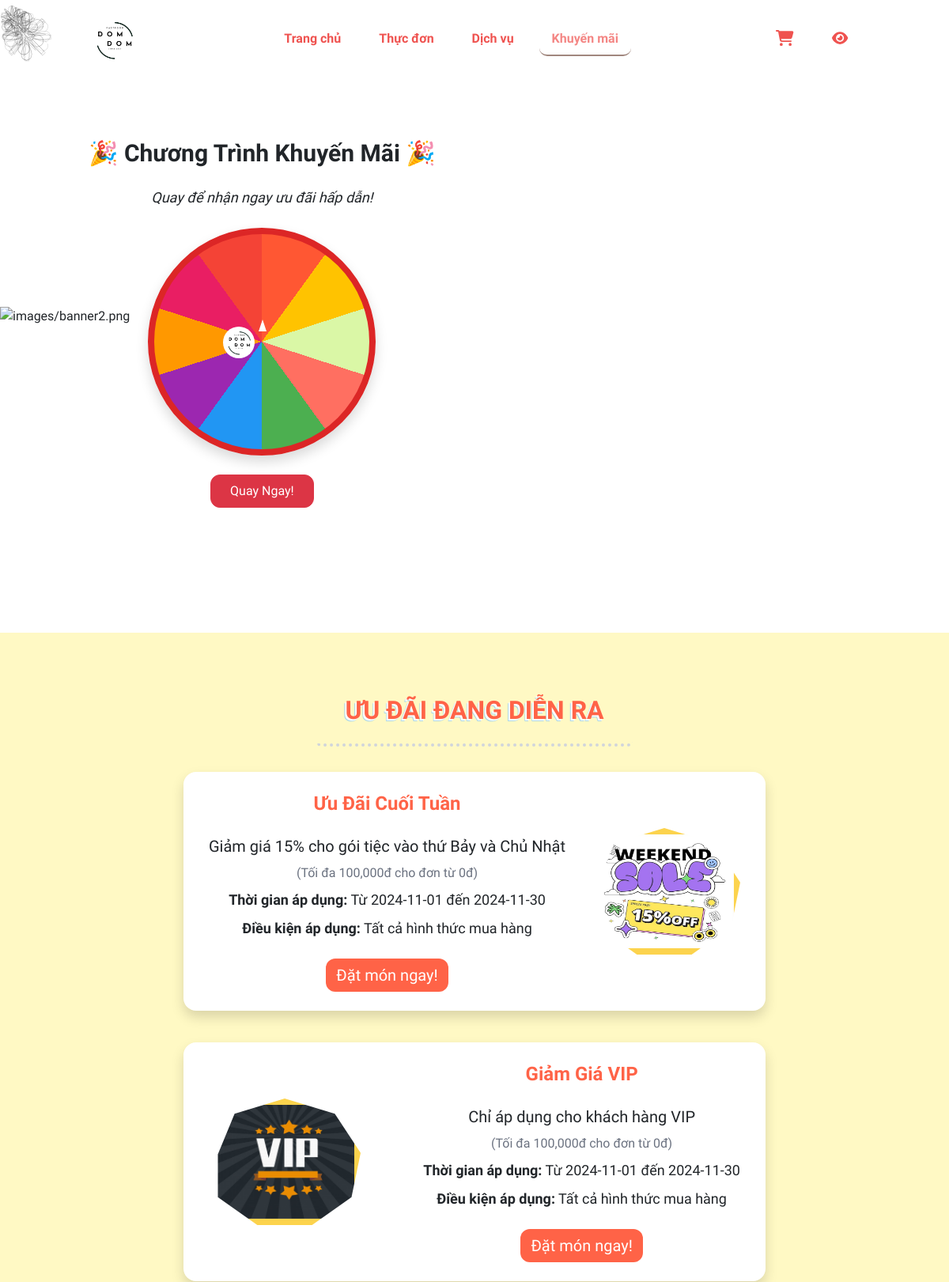
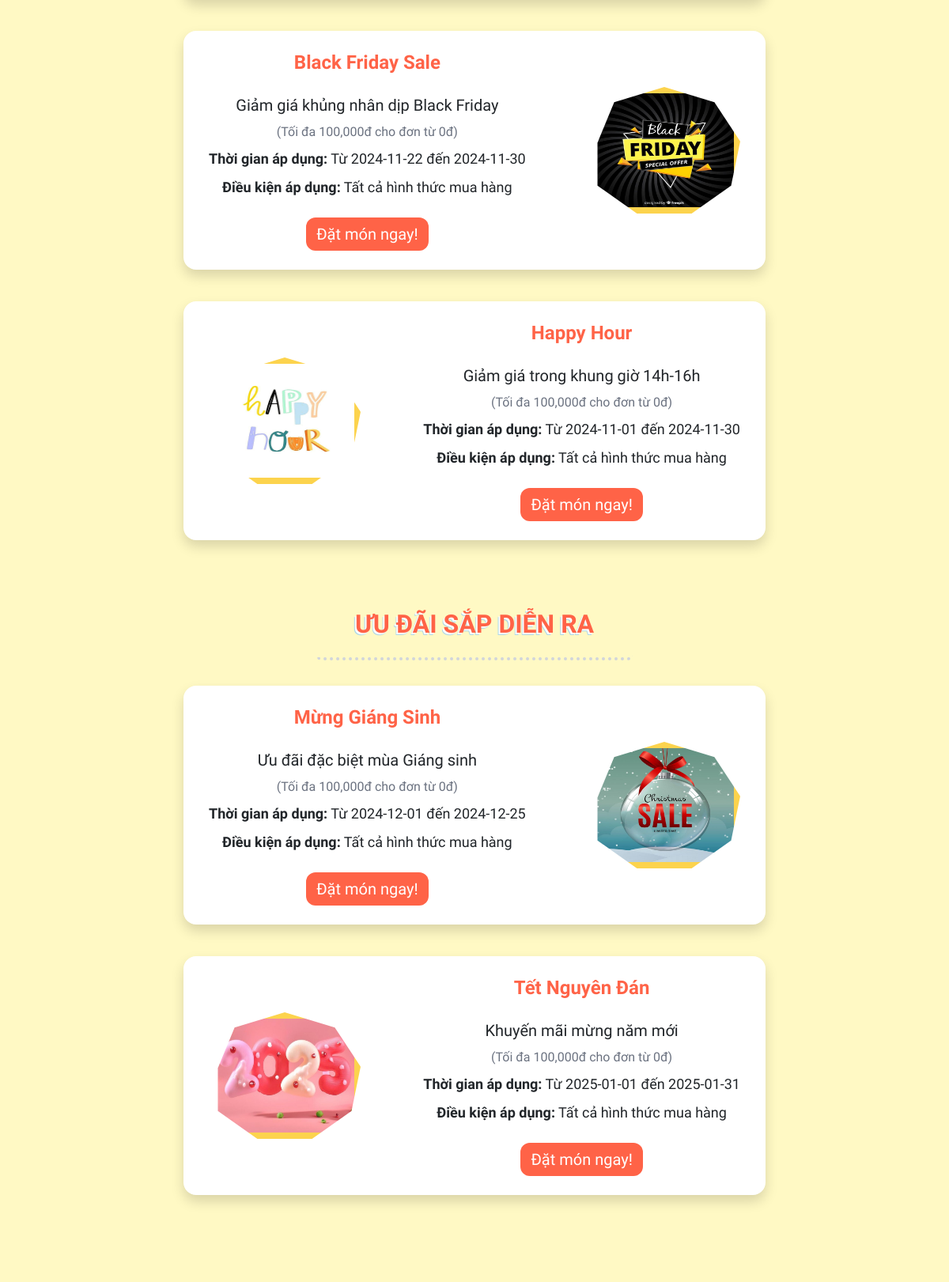
Page /index.php?p=promotion (upper part) on the committed database (2 pictures, top to bottom).
### tables this page shows
CREATE TABLE `promotion` (
  `promotionID` int(5) NOT NULL,
  `promotionName` varchar(50) DEFAULT NULL,
  `discountPercentage` int(5) NOT NULL,
  `startDate` date NOT NULL,
  `endDate` date NOT NULL,
  `quantity` int(5) NOT NULL,
  `maxDiscountAmount` decimal(10,2) DEFAULT NULL,
  `description` varchar(100) DEFAULT NULL,
  `image` varchar(50) DEFAULT NULL,
  `status` tinyint(1) DEFAULT NULL
);

### model/mPromotions.php (called while the page is built, shortened)
<?php
class mPromotions
{
    public function mGetAllPromotionGoingOn() {
        $db = new Database;
        $conn = $db->connect();
        $sql = "SELECT * FROM promotion WHERE status = 1";
        if ($conn != null)
            return $conn->query($sql);
        return 0;
    }
    public function mGetAllPromotionComming() {
        $db = new Database;
        $conn = $db->connect();
        $sql = "SELECT * FROM promotion WHERE status = 2";
        if ($conn != null)
            return $conn->query($sql);
        return 0;
    }
}

### controller/cPromotions.php (called while the page is built, shortened)
<?php
class cPromotions extends mPromotions
{
    public function cGetAllPromotionGoingOn() {
        if ($this->mGetAllPromotionGoingOn() != 0) {
            $result = $this->mGetAllPromotionGoingOn();
            return $result;
        } return 0;
    }
    public function cGetAllPromotionComming() {
        if ($this->mGetAllPromotionComming() != 0) {
            $result = $this->mGetAllPromotionComming();
            return $result;
        } return 0;
    }
}

### view/page/promotion/index.php (the view, shortened to what this page needs)
<div class="flex flex-col justify-center items-center absolute top-44 left-28">
    <h1 class="font-bold text-3xl mb-4">🎉 Chương Trình Khuyến Mãi 🎉</h1>
    <p class="italic text-lg">Quay để nhận ngay ưu đãi hấp dẫn!</p>
    <div id="wheel" class="wheel size-72 rounded-full mx-auto my-4 border-red-600 border-8 shadow shadow-red-500"></div>
    <img src="images/logo.png" alt="Logo" class="absolute size-10 rounded-full" style="top: 14.8rem; right: 14.3rem;"
        id="img">
    <span id="arrow"></span>
    <button id="spinButton" name="spinButton" class="btn btn-danger px-4 py-2 rounded-xl">Quay Ngay!</button>
</div>
<div class="w-full py-20">
    <div id="background">
        <div><span></span></div>
        <div><span></span></div>
        <div><span></span></div>
        <div><span></span></div>
        <div><span></span></div>
        <div><span></span></div>
        <div><span></span></div>
        <div><span></span></div>
        <div><span></span></div>
        <div><span></span></div>
        <div><span></span></div>
        <div><span></span></div>
        <div><span></span></div>
        <div><span></span></div>
        <div><span></span></div>
        <div><span></span></div>
        <div><span></span></div>
        <div><span></span></div>
        <div><span></span></div>
        <div><span></span></div>
        <div><span></span></div>
        <div><span></span></div>
        <div><span></span></div>
    </div>
    <h2 id="title"
        class="text-center text-3xl font-bold w-1/3 my-0 mx-auto pb-4 rounded-md border-b-4 border-gray-300 border-dotted">
        ƯU ĐÃI ĐANG DIỄN RA</h2>
    <div class="grid grid-cols-1 gap-y-10 w-2/3 mx-auto flex justify-center p-8 rounded-md">
        <?php
        $ctrl = new cPromotions;
        if ($ctrl->cGetAllPromotionGoingOn() != 0) {
            $result = $ctrl->cGetAllPromotionGoingOn();
            $n = 0;
            $order = 1;
            while ($row = $result->fetch_assoc()) {
                if (!file_exists("images/promotion/" . $row["image"]))
                    $img_promotion = "images/nodish.png";
                else
                    $img_promotion = "images/promotion/" . $row["image"];
                $n++;
                echo "<div id='" . $row["promotionID"] . "' class='flex justify-between items-center bg-white relative z-1 w-full rounded-2xl px-8 py-4 shadow transition-transform hover:-translate-y-3'>
                    <img src='" . $img_promotion . "' style='clip-path: polygon(50% 0%, 83% 12%, 100% 43%, 94% 78%, 68% 100%, 32% 100%, 6% 78%, 6% 44%, 17% 12%);' class='h-40 w-48 border-8 border-amber-300  order-" . ($n % 2 == 0 ? $order : $order + 1) . "'/>
                    <div class='text-center order-" . ($n % 2 == 0 ? $order + 1 : $order) . "'>
                        <h2 class='text-[#ff6347] mb-4 text-2xl font-bold'>" . $row["promotionName"] . "</h2>
                        <p class='text-xl my-2'>" . $row["description"] . "</p>
                        <p class='text-gray-500'>(Tối đa " . number_format($row["maxDiscountAmount"], 0, ".", ",") . "đ cho đơn từ 0đ)</p>
                        <p class='text-lg my-2'><strong>Thời gian áp dụng:</strong> Từ " . $row["startDate"] . " đến " . $row["endDate"] . "</p>
                        <p class='text-lg my-2'><strong>Điều kiện áp dụng:</strong> Tất cả hình thức mua hàng</p>
                        <button type='submit' class='btn bg-[#ff6347] text-white rounded-xl text-xl mt-3 transition-all hover:bg-[#e5533d] hover:scale-105'>Đặt món ngay!</button>
                    </div>
                </div>";
            }
        } else
            echo "Không có dữ liệu!";
        ?>
    </div>
    <h2 id="title"
        class="text-center text-3xl font-bold w-1/3 mb-0 mx-auto mt-14 pb-4 rounded-md border-b-4 border-gray-300 border-dotted">
        ƯU ĐÃI SẮP DIỄN RA</h2>
    <div class="grid grid-cols-1 gap-y-10 w-2/3 mx-auto flex justify-center p-8 rounded-md">
        <?php
        $ctrl = new cPromotions;
        if ($ctrl->cGetAllPromotionComming() != 0) {
            $result = $ctrl->cGetAllPromotionComming();
            $n = 0;
            $order = 1;
            while ($row = $result->fetch_assoc()) {
                if (!file_exists("images/promotion/" . $row["image"]))
                    $img_promotion = "images/nodish.png";
                else
                    $img_promotion = "images/promotion/" . $row["image"];
                $n++;
                echo "<div id='" . $row["promotionID"] . "' class='flex justify-between items-center bg-white relative z-1 w-full rounded-2xl px-8 py-4 shadow transition-transform hover:-translate-y-3'>
                    <img src='" . $img_promotion . "' style='clip-path: polygon(50% 0%, 83% 12%, 100% 43%, 94% 78%, 68% 100%, 32% 100%, 6% 78%, 6% 44%, 17% 12%);' class='h-40 w-48 border-8 border-amber-300  order-" . ($n % 2 == 0 ? $order : $order + 1) . "'/>
                    <div class='text-center order-" . ($n % 2 == 0 ? $order + 1 : $order) . "'>
                        <h2 class='text-[#ff6347] mb-4 text-2xl font-bold'>" . $row["promotionName"] . "</h2>
                        <p class='text-xl my-2'>" . $row["description"] . "</p>
                        <p class='text-gray-500'>(Tối đa " . number_format($row["maxDiscountAmount"], 0, ".", ",") . "đ cho đơn từ 0đ)</p>
                        <p class='text-lg my-2'><strong>Thời gian áp dụng:</strong> Từ " . $row["startDate"] . " đến " . $row["endDate"] . "</p>
                        <p class='text-lg my-2'><strong>Điều kiện áp dụng:</strong> Tất cả hình thức mua hàng</p>
                        <button type='submit' class='btn bg-[#ff6347] text-white rounded-xl text-xl mt-3 transition-all hover:bg-[#e5533d] hover:scale-105'>Đặt món ngay!</button>
                    </div>
                </div>";
            }
        } else
            echo "Không có dữ liệu!";
        ?>
    </div>
</div>

### view/css/style.css (style rules this page uses)
:root { --primary-color: #FFA726; --secondary-color: #EF5350; --third-color: #FFF9C4; --fourth-color: #795548; --fifth-color: #66BB6A; }

### rows in the picture
promotion: image (picture), promotionName "Ưu Đãi Cuối Tuần", description "Giảm giá 15% cho gói tiệc vào thứ Bảy và Chủ Nhật", maxDiscountAmount "100,000", startDate "2024-11-01", endDate "2024-11-30"
promotion: image (picture), promotionName "Giảm Giá VIP", description "Chỉ áp dụng cho khách hàng VIP", maxDiscountAmount "100,000", startDate "2024-11-01", endDate "2024-11-30"
promotion: image (picture), promotionName "Black Friday Sale", description "Giảm giá khủng nhân dịp Black Friday", maxDiscountAmount "100,000", startDate "2024-11-22", endDate "2024-11-30"
promotion: image (picture), promotionName "Happy Hour", description "Giảm giá trong khung giờ 14h-16h", maxDiscountAmount "100,000", startDate "2024-11-01", endDate "2024-11-30"
promotion: image (picture), promotionName "Mừng Giáng Sinh", description "Ưu đãi đặc biệt mùa Giáng sinh", maxDiscountAmount "100,000", startDate "2024-12-01", endDate "2024-12-25"
promotion: image (picture), promotionName "Tết Nguyên Đán", description "Khuyến mãi mừng năm mới", maxDiscountAmount "100,000", startDate "2025-01-01", endDate "2025-01-31"
